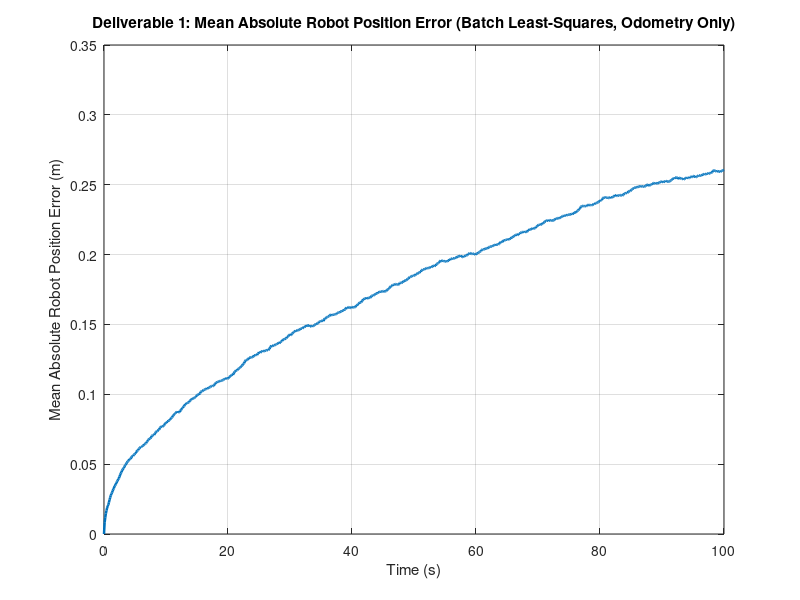

Reproduce this figure in MATLAB.
function sim1
length_hallway = 10;  % m
sensor_range = 0.5;  % m

landmarks = [2; 5; 8];  % m
num_landmarks = length(landmarks);  % 3

stdev_odometry = 0.1; % m/s
stdev_range = 0.01; % m

%%%%%%%%%%%%%%%%%%%%%%%%%%%%%%%%%%%%%%%%%%%%%%%%%%%%%%%%%%%%%%%%%%%
% Robot ground-truth trajectory for the hallway traversal
%%%%%%%%%%%%%%%%%%%%%%%%%%%%%%%%%%%%%%%%%%%%%%%%%%%%%%%%%%%%%%%%%%%

delta_t = 0.1; % time is discretized with a time-step of 0.1 seconds
v_robot = 0.1; % robot travels at a constant speed of 0.1 m/s

t_terminal = length_hallway/v_robot; % time that we reach the end of hall

t_vector = 0:delta_t:t_terminal; % time vector for robot's trajectory
x_vector = 0:v_robot*delta_t:length_hallway; % true robot position over time
v_vector = ones(1,length(t_vector)).*v_robot;  % true robot velocity over time

num_states = length(x_vector); % number of discrete-time pose states

% Batch least-squares state:
%   [x_0, x_1, ..., x_K]^T
%
% Odometry rows encode consecutive pose differences:
%   x_k - x_(k-1) = z_odom(k)
% where z_odom(k) = (v_k + noise) * delta_t.
%
% Row 1 is the special initial-condition constraint x_0 = 0.

%% Deliverable 1: Batch Least-Squares SLAM with Odometry-Only Measurements
num_of_trials = 1000;

% Build the matching linear measurement matrix.
A_matrix = zeros(num_states, num_states);
A_matrix(1,1) = 1;  % Special initial-condition row: x_0 = 0
for k = 2:num_states
    A_matrix(k, k-1) = -1;
    A_matrix(k, k) = 1;
end

abs_error = zeros(num_of_trials, num_states);
for trial = 1:num_of_trials
    % Build the measurement vector with the initial condition and odometry.
    b_vector = zeros(num_states, 1);
    b_vector(1) = 0;
    for k = 2:num_states
        meas_noise = stdev_odometry * randn();
        b_vector(k) = (v_vector(k) + meas_noise) * delta_t;
    end

    % Solve for the full robot trajectory in one batch.
    x_estimates = A_matrix \ b_vector;

    % Store this trial's absolute pose error over time.
    abs_error(trial, :) = abs(x_estimates - x_vector(:)).';
end

mean_state_abs_error = mean(abs_error, 1);
figure;
plot(t_vector, mean_state_abs_error, 'LineWidth', 1.8)
xlabel('Time (s)')
ylabel('Mean Absolute Robot Position Error (m)')
title('Deliverable 1: Mean Absolute Robot Position Error (Batch Least-Squares, Odometry Only)')
grid on

%{
%%% Deliverable 1: Supplemental Plots

% Plot noisy odometry displacement measurements for one trial.
%
% figure;
% plot(t_vector(2:end), b_vector(2:end))
% ylabel('Measured displacement per step (m)')
% xlabel('Time (s)')
% title('Noisy odometry displacement measurements')
% grid on

% odom_measurement_mean = mean(b_vector(2:end)); % Should be ~0.01
% odom_measurement_std = std(b_vector(2:end));   % Should be ~0.01

% Plot true vs estimated robot position for one trial.
%
% figure;
% plot(t_vector, x_vector, 'LineWidth', 4)
% hold on
% plot(t_vector, x_estimates, ':', 'LineWidth', 2)
% xlabel('Time (s)')
% ylabel('Position (m)')
% title('True vs Estimated Robot Position (Odometry Only)')
% legend('True Position', 'Estimated Position')
% grid on

% Plot single-trial absolute position error over time.
%
% figure;
% plot(t_vector, abs_error(1, :), 'LineWidth', 1.2)
% xlabel('Time (s)')
% ylabel('Absolute Position Error (m)')
% title('Absolute Position Error Over Time')
% grid on
%}
end
